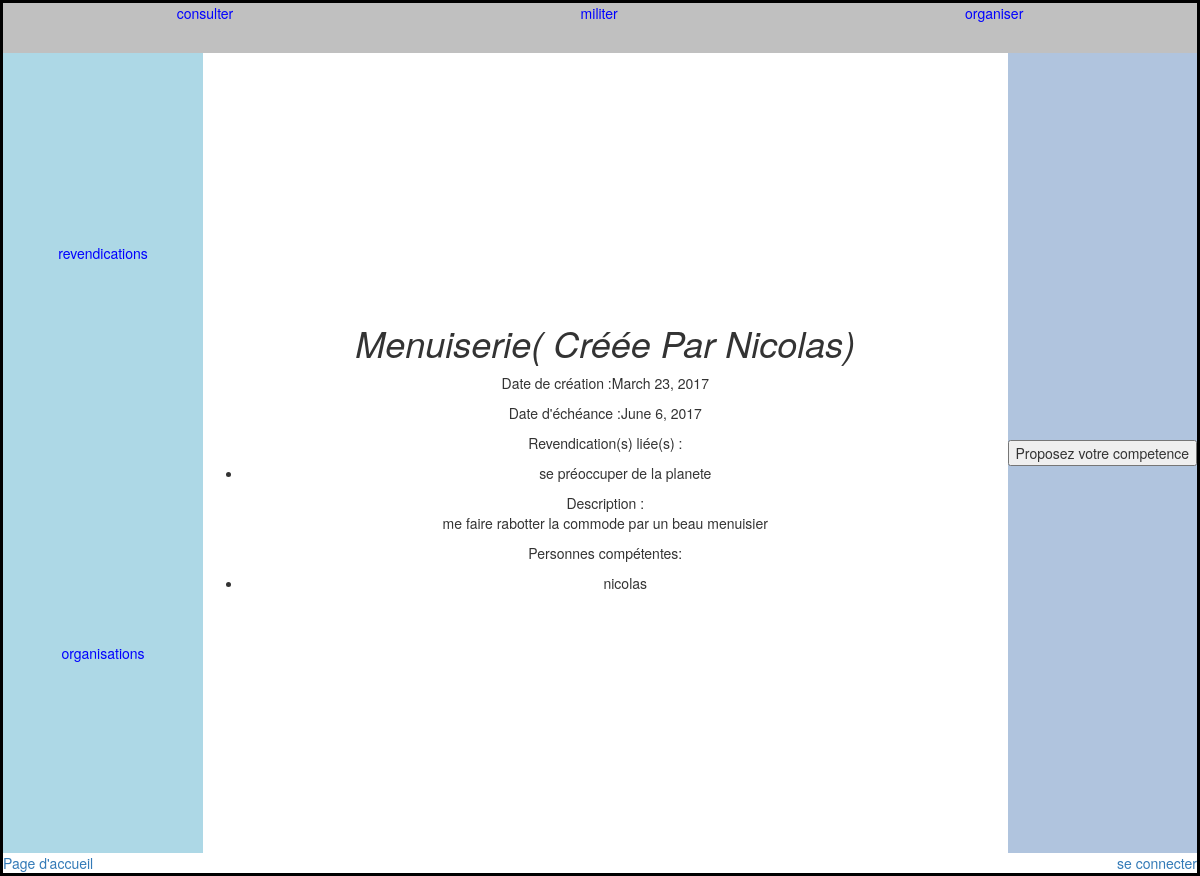
Page /revendication/detail_competence/1 on the committed database.
### revendication/models.py (models this page shows, shortened)
class Competence (models.Model):
    titre = models.CharField(max_length=100)
    description = models.TextField("Descrition de la compétence recherchée")
    propositions = models.ManyToManyField(Proposition, null=True)
    date_creation = models.DateField("Date de création", auto_now=True)
    date_echeance = models.DateField("Date d'échéance", null=True, blank=True)
    personnes = models.ManyToManyField(User, through="Soutien", null=True)
    def __createur(self):
        soutien = Soutien.objects.get(competence=self, lien = 'CR')
        return soutien.user
    createur = property(__createur)

class Soutien(models.Model):
    CHOIX_LIEN= (
                ('CR' , 'createur'),
                ('SO', 'soutien')
    )
    propositions = models.ForeignKey(Proposition, null =True)
    user = models.ForeignKey(User, null=True)
    lien = models.CharField(max_length =2, choices= CHOIX_LIEN)
    date = models.DateField("Date création soutien", auto_now=True)
    evenement = models.ForeignKey(Evenement, null = True)
    organisation = models.ForeignKey(Organisation, null = True)
    petition = models.ForeignKey(Petition, null = True)
    competence = models.ForeignKey(Competence, null = True)
    def __str__(self):
        return self.user.username

class Proposition(models.Model):
    ennonce = models.CharField(max_length=200, null=True)
    date_creation = models.DateField (default= timezone.now, null=True)
    categorie =  models.ForeignKey(Theme, null=True, blank = True)
    supporter = models.ManyToManyField(User, through= "Soutien", null =True)
    champ_lexical = models.CharField (max_length = 100000, default = "vide", null = True)
    def __str__(self):
        return self.ennonce

### revendication/views.py (the view)
# urls.py: url(r'^detail_competence/(\d+)$', views.detail_competence, name = 'detail_competence'),
def detail_competence(request, id_competence):
	try:
		competence = Competence.objects.get(id = id_competence)
	except Competence.DoesNotExist:
		raise Http404
	propositions = competence.propositions.all()
	signataires = Soutien.objects.filter (competence = competence, lien = 'SO')
	print (signataires)
	return render(request, 'revendications/detail_competence.html', {'competence': competence, 'propositions': propositions, 'signataires': signataires})

### revendication/templates/revendications/detail_competence.html (shortened to what this page needs)
{% extends "revendications/consult_revendications.html" %}
{% load static %}
{% block barre_de_gauche %}
    <a href="{% url 'consult_revendications' %}" style="color:blue;"  >  revendications </a>
    <a href="{% url 'consult_organisations' %}" style="color:blue;"  >  organisations </a>
{% endblock %}
{% block barre_centrale %}
            <h1>{{competence.titre}}   <i> ( créée par {{competence.createur}})</i></h1>
            <p>Date de création :{{competence.date_creation}}</p>
            <p>Date d'échéance :{{competence.date_echeance}}</p>
            <p>Revendication(s) liée(s) :</p>
            <ul>
            {%for prop in propositions %}
                <li>{{prop}}</li>
            {% endfor %}
            </ul>
            <p>Description :<br/>{{competence.description}}</p>
            <p>Personnes compétentes:</p>
            <ul>
                {%for signataire in signataires %}
                <li>{{signataire}}</li>
                {% endfor %}
            </ul>
{% endblock %}
{%block barre_de_droite%}
       <INPUT TYPE="button" NAME="proposer_votre_competence" VALUE="Proposez votre competence" onclick = "document.location.href = 'http://localhost:8000/revendication/signer_une_competence.html?id_competence={{competence.id}}'">
{% endblock %}

### revendication/static/css/accueil.css (style rules this page uses)
h1 { display: flex; justify-content: center; background-color: transparent; border-color: blue; color: maroon; cursor: w-resize; font-style: italic; font-weight: 500; text-align: center; text-transform: capitalize; }
body { border: 3px solid black; }

### rows in the picture
Competence: titre "Menuiserie", createur "Nicolas", date_creation "March 23, 2017", date_echeance "June 6, 2017", description "me faire rabotter la commode par un beau menuisier"
Proposition: ennonce "se préoccuper de la planete"
Soutien: user.username "nicolas"
